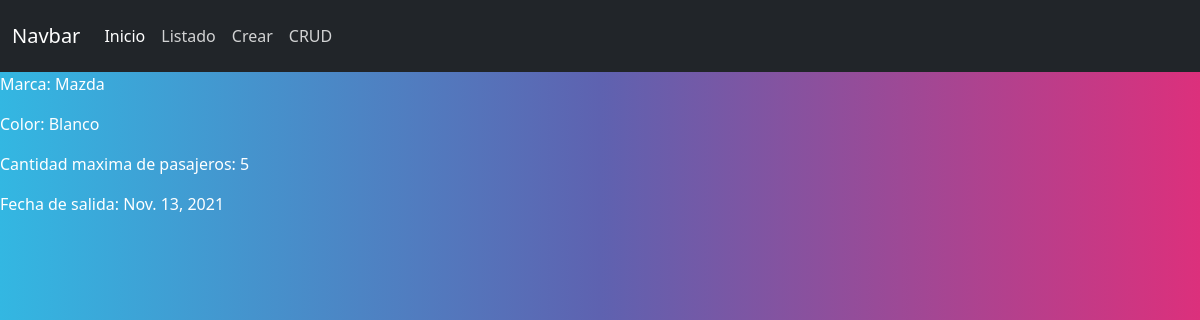
Page /detail_1/ on the earlier database version.
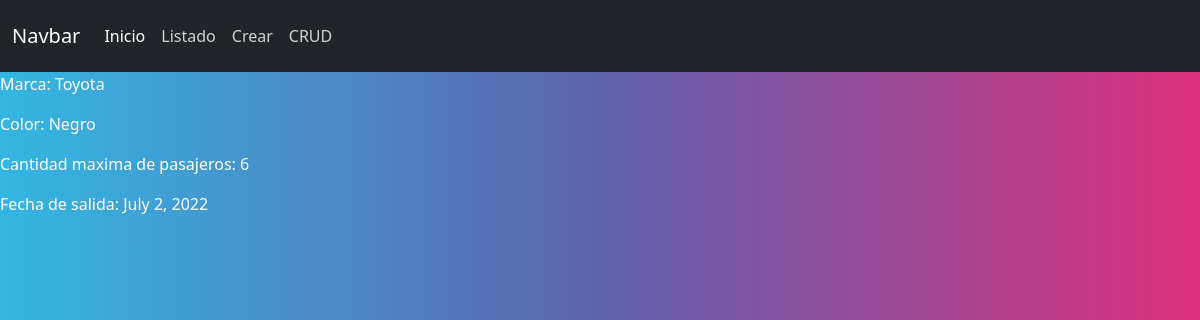
Same page on the later database version.
### vehiculos/models.py (models this page shows, shortened)
class carros(models.Model):
    marca = models.CharField( max_length = 20 )
    color = models.CharField( max_length = 20)
    cantidad_pasajeros = models.IntegerField()
    fecha_salida = models.DateField()

### vehiculos/views.py (the view)
# urls.py: path('detail_<int:id>/', views.detail, name="detalles"),
def detail(request, id):
    detail_vehiculos = get_object_or_404(carros, pk = id)
    contexto = { "detalles" : detail_vehiculos }
    plantilla = loader.get_template("detail.html")
    documento = plantilla.render( contexto )
    return HttpResponse( documento )

### vehiculos/Templates/detail.html
{% extends "base.html" %}
{% load static %}
{% block cuerpo %}
<p>Marca: {{detalles.marca}}</p>
<p>Color: {{detalles.color}}</p>
<p>Cantidad maxima de pasajeros: {{detalles.cantidad_pasajeros}}</p>
<p>Fecha de salida: {{detalles.fecha_salida}}</p>
{% endblock %}

Differences in the rows shown:
changed carros: marca "Mazda" → "Toyota"; color "Blanco" → "Negro"; cantidad_pasajeros "5" → "6"; fecha_salida "Nov. 13, 2021" → "July 2, 2022"
